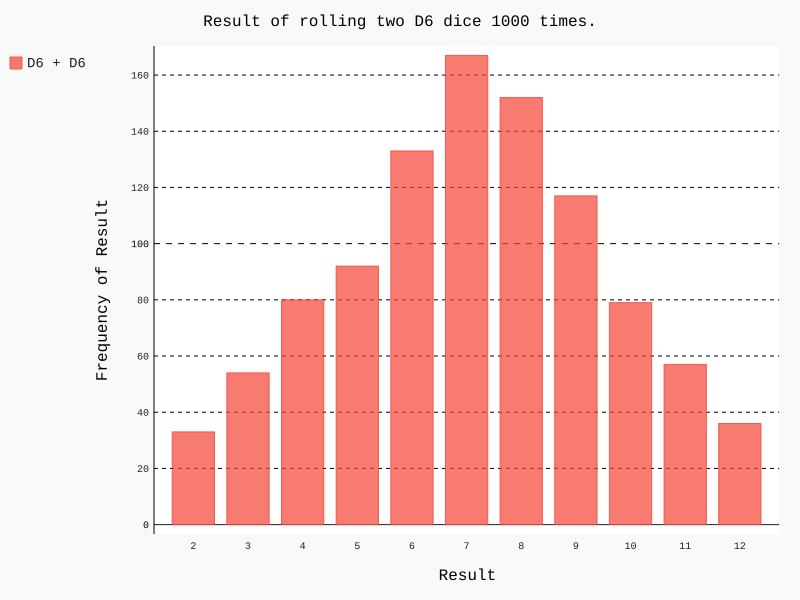

This chart was generated by the following Python code:
import pygal
from die import Die


# Create two D6 dice.
die_1 = Die()
die_2 = Die()

# Make some rolls and store results in a list.
results = []
for roll_num in range(1000):
    result = die_1.roll() + die_2.roll()
    results.append(result)

# Analyze the result.
frequencies = []
max_result = die_1.num_sides + die_2.num_sides
for value in range(2, max_result+1):
    frequency = results.count(value)
    frequencies.append(frequency)

# Visualize the results.
hist = pygal.Bar()

hist.title = "Result of rolling two D6 dice 1000 times."
hist.x_labels = ["2", "3", "4", "5", "6", "7", "8", "9", "10", "11", "12"]
hist.x_title = "Result"
hist.y_title = "Frequency of Result"

hist.add("D6 + D6", frequencies)
hist.render_to_file('dice_visual.svg')
